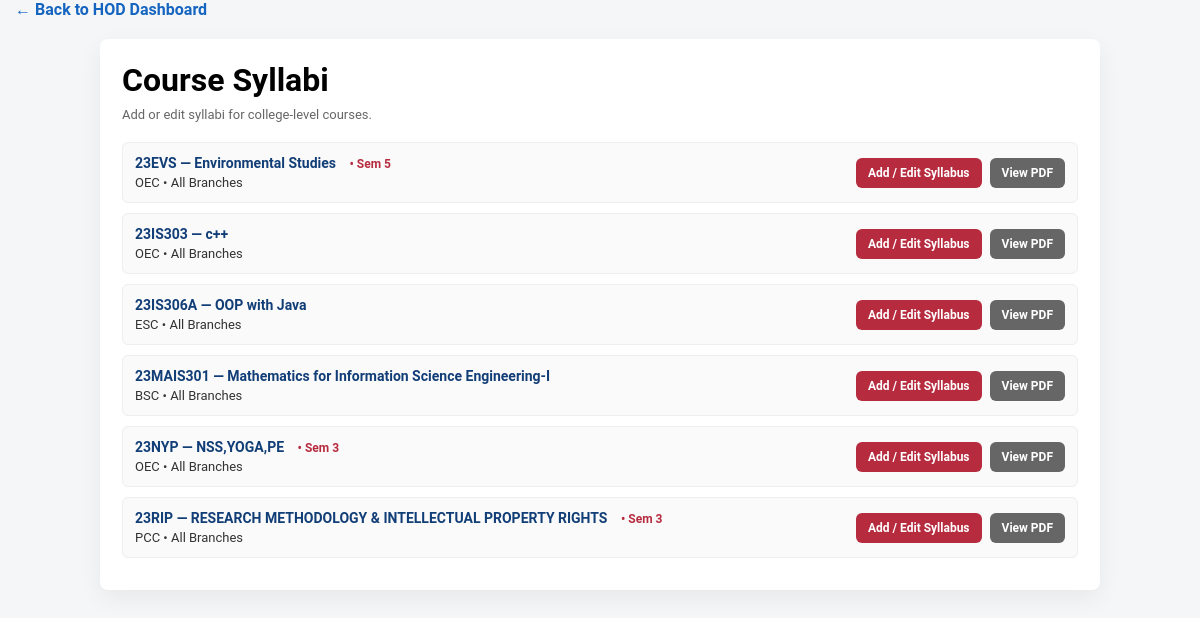
/academics/dean/syllabi/ (signed in), run on an earlier commit of the app's database.
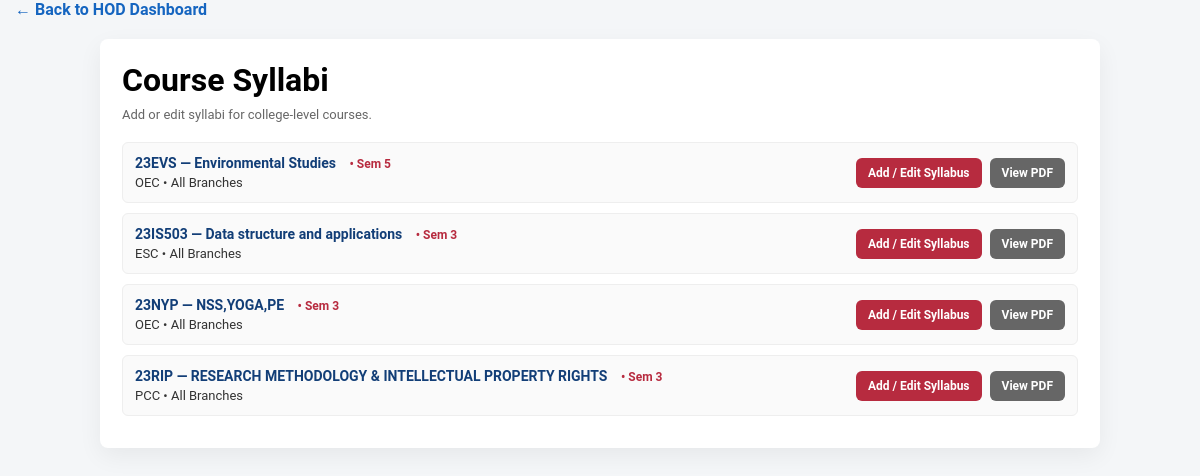
And on a later commit of the database.
### academics/models.py (models this page shows, shortened)
class CollegeLevelCourse(models.Model):
    department = models.CharField(max_length=100, default="All Branches")
    course_category = models.CharField(max_length=100)
    course_code = models.CharField(max_length=50)
    course_title = models.CharField(max_length=200)
    semester = models.PositiveSmallIntegerField(
        null=True,
        blank=True,
        help_text="Semester number (1-8). Optional."
    )
    admission_year = models.CharField(max_length=8, null=True, blank=True, help_text="Admission year (e.g. 2025). Optional.")
    teaching_hours_L = models.IntegerField(default=0)
    teaching_hours_T = models.IntegerField(default=0)
    teaching_hours_P = models.IntegerField(default=0)
    cie_marks = models.IntegerField(default=50)
    see_marks = models.IntegerField(default=50)
    credits = models.DecimalField(max_digits=4, decimal_places=1, default=Decimal("0.0"))
    optional_branch = models.CharField(max_length=20, blank=True, null=True)
    branch = models.ForeignKey('Branch', on_delete=models.SET_NULL, null=True, blank=True)
    syllabus_pdf = models.FileField(upload_to='syllabus_pdfs/', null=True, blank=True)
    description = models.TextField(blank=True, null=True)
    added_by = models.ForeignKey(settings.AUTH_USER_MODEL, on_delete=models.SET_NULL, null=True, blank=True)
    created_on = models.DateTimeField(auto_now_add=True)
    is_deleted = models.BooleanField(default=False)
    deleted_at = models.DateTimeField(null=True, blank=True)
    class Meta:
        ordering = ['course_code', 'course_title']

### academics/views.py (the view, shortened to what this page needs)
# urls.py: path("dean/syllabi/", views.syllabus_list, name="syllabus_list"),
@login_required
def syllabus_list(request):
    try:
        courses = CollegeLevelCourse.objects.filter(is_deleted=False, department="All Branches", branch__isnull=True).order_by("course_code")
        year = (request.GET.get('admission_year') or "").strip()
        semester = (request.GET.get('semester') or "").strip()
        syllabus_sem_map = {}
        qs = Syllabus.objects.filter(course__in=courses).order_by("course_id", "-created_on")
        for s in qs:
            if s.course_id not in syllabus_sem_map:
                syllabus_sem_map[s.course_id] = getattr(s, "semester", None)
        for c in courses:
            sem = getattr(c, "semester", None) or syllabus_sem_map.get(c.pk)
            if sem not in (None, "", 0):
                try:
                    setattr(c, "display_semester", f"Sem {int(sem)}")
                except (ValueError, TypeError):
                    c.display_semester = str(sem)
            else:
                c.display_semester = ""
        return render(request, "academics/add_syllabus_list.html", {"courses": courses})
    except OperationalError as e:
        logger.exception("Database error in syllabus_list: %s", e)
        messages.error(request, "Database schema is not up-to-date (missing columns). Try running 'python manage.py migrate'.")
        return redirect("academics:dean_dashboard")

### academics/templates/academics/add_syllabus_list.html (shortened to what this page needs)
{% extends "base.html" %}
{% load static %}
{% block content %}
<div class="card">
  <h1 style="margin: 0 0 8px">Course Syllabi</h1>
  <p style="color: #666; font-size: 13px; margin: 0 0 20px">Add or edit syllabi for college-level courses.</p>
  <ul style="list-style: none; padding: 0; margin: 0;">
    {% for c in courses %}
      <li class="course-item">
        <div class="course-info">
          <div class="course-code">
            {{ c.course_code }} — {{ c.course_title }}
            {% if c.display_semester %}
              <span class="semester-badge">• {{ c.display_semester }}</span>
            {% endif %}
          </div>
          <div class="course-title">
            {{ c.course_category }} • {{ c.department }}
          </div>
        </div>
        <div class="course-actions">
          <a href="{% url 'academics:add_syllabus' c.id %}" class="btn">Add / Edit Syllabus</a>
          {% with syllabus=c.syllabi.first %}
            {% if syllabus %}
              <a href="{% url 'academics:view_syllabus_pdf' syllabus.id %}" target="_blank" class="btn btn-secondary">View PDF</a>
            {% endif %}
          {% endwith %}
        </div>
      </li>
    {% empty %}
      <div class="empty-message">
        <p>📚 No courses found. <a href="{% url 'academics:add_college_level_course' %}" style="color: #b72b3f; text-decoration: underline;">Create a course first.</a></p>
      </div>
    {% endfor %}
  </ul>
</div>
{% endblock %}

What changed in the data, as far as the page shows it:
no longer on this page (row edited): CollegeLevelCourse: course_code "23IS303", course_title "c++", course_category "OEC", department "All Branches"
no longer on this page (row edited): CollegeLevelCourse: course_code "23IS306A", course_title "OOP with Java", course_category "ESC", department "All Branches"
no longer on this page (row edited): CollegeLevelCourse: course_code "23MAIS301", course_title "Mathematics for Information Science Engineering-I", course_category "BSC", department "All Branches"
added CollegeLevelCourse: course_code "23IS503", course_title "Data structure and applications", display_semester "Sem 3", course_category "ESC", department "All Branches"
